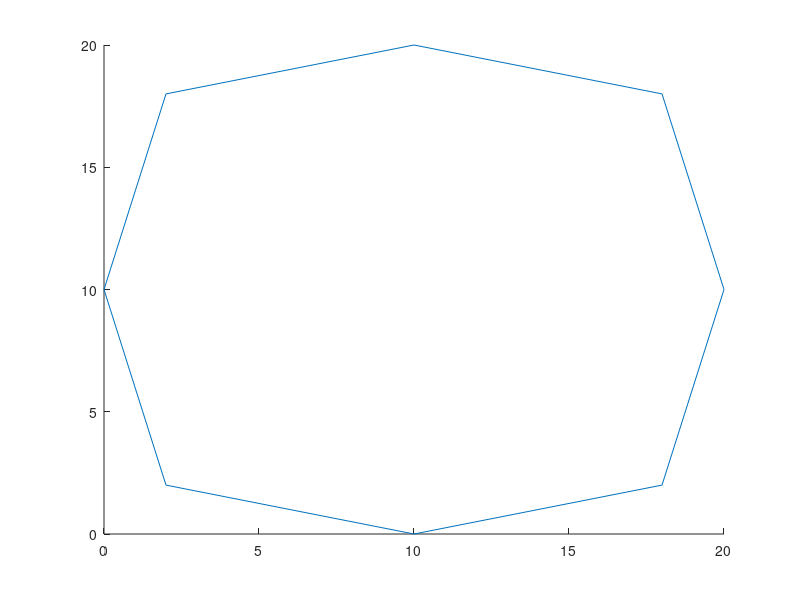

The MATLAB script that drew this image: (Note: this script raises an error after producing the figure.)
Coords = dlmread('testpolygon3.txt');

coordsSize = size(Coords);
A=[];
b=[];

lastIndx = coordsSize(1);
xs = [];
ys = [];

for line = 1:lastIndx -1
   p1 = Coords(line, 1);
   p2 = Coords(line, 2);
   
   q1 = Coords(line + 1, 1);
   q2 = Coords(line + 1, 2);
   
   xs = [xs, p1];
   ys = [ys, p2];

   lineLength = sqrt((p1-q1)^2 + (p2 - q2)^2);
   
   m1 = (p2 - q2) / lineLength;
   m2 = (q1 - p1) / lineLength;
   A = [A; -m1 -m2 1];
   
   result = (-p2 * q1 + p1 * q2) / lineLength;
   b = [b; -result];
end

xs = [xs, q1];
ys = [ys, q2];

hold on;
plot(xs, ys);
circle(abs(x(1)), abs(x(2)), abs(x(3)));
hold off;

f = [0 0 -1];
x = linprog(f, A, b);

out = sprintf('X: %f', abs(x(1)));
disp(out);
out = sprintf('Y: %f', abs(x(2)));
disp(out);

out = sprintf('Radius: %f', abs(x(3)));
disp(out);


function circle(x,y,r)
    ang=0:0.01:2*pi; 
    xp=r*cos(ang);
    yp=r*sin(ang);
    plot(x+xp,y+yp);
end
